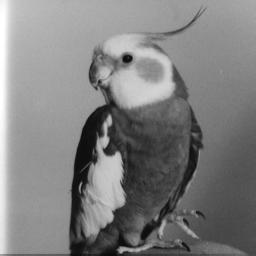
//> input picture bird.jpg, 256 x 256 px
$ ./Code   (built with g++ and OpenCV 4)
//> lines starting //> are read from the running program, lines starting //| are printed output that depends on the picture

#include "opencv2/imgproc.hpp"
#include "opencv2/imgcodecs.hpp"
#include "opencv2/highgui.hpp"
#include <iostream>

using namespace cv;
using namespace std;

int main(int argc, const char** argv)
{
	//read the image data, in the file in the mentioned location, in grayscale and store it in 'inputimage'
	Mat inputimage = imread("E:\\Venkatesh Balaji\\MS Sem2 materials\\DIVPC\\Visual studio codes\\Images\\bird.jpg", 0);
//> inputimage is the input picture: 256 rows x 256 cols, CV_8UC1; min 5, max 255, mean 127.9

	//Window name declaration
	const char* window1 = "Unprocessed";
	const char* window2 = "Sobel Edge Detector";
	const char* window3 = "Laplace Edge Detector";
	const char* window4 = "Canny Edge Detector";

	//Sobel variable declaration
	int scale = 1;
	int delta = 0;
	int ddepth = CV_16S; //to avoid overflow
	Mat D_x, D_y;
	Mat abs_D_x, abs_D_y;
	Mat SobelOP;

	//Laplace variable declaration
	int kernel_size = 3;
	Mat blurred1, outputL, LaplaceOP;

	//Canny variable declaration
	int aperture_size = 3;
	int threshold = 90;
	Mat blurred2, CannyOP;

	//check whether the image is loaded or not
	if (inputimage.empty())
	{
		cout << "Error : Image cannot be loaded..!!";
		system("pause"); //wait for a key press
		return -1;
	}

	//Creating windows with corresponding names
	namedWindow(window1, CV_WINDOW_AUTOSIZE); //create a window with the name "Unprocessed image"
	namedWindow(window2, CV_WINDOW_AUTOSIZE); //create a window with the name "Sobel Edge Detector"
	namedWindow(window3, CV_WINDOW_AUTOSIZE); //create a window with the name "Laplace Edge Detector"
	namedWindow(window4, CV_WINDOW_AUTOSIZE); //create a window with the name "Canny Edge Detector"


	//SOBEL EDGE DETECTION

	Sobel(inputimage, D_x, ddepth, 1, 0, 3, scale, delta, BORDER_DEFAULT);//computing the horizontal derivative
	Sobel(inputimage, D_y, ddepth, 0, 1, 3, scale, delta, BORDER_DEFAULT);//computing the vertical derivative
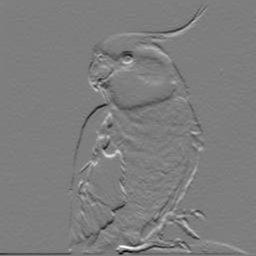
//> D_y: 256 rows x 256 cols, CV_16SC1; min -501, max 507, mean -3.2; drawn with min black and max white

	convertScaleAbs(D_x, abs_D_x); //converting back to CV_8U
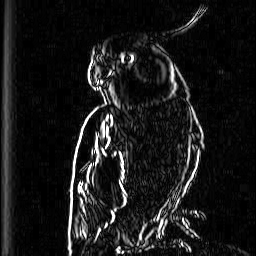
//> abs_D_x: 256 rows x 256 cols, CV_8UC1; min 0, max 255, mean 24.7
	convertScaleAbs(D_y, abs_D_y);
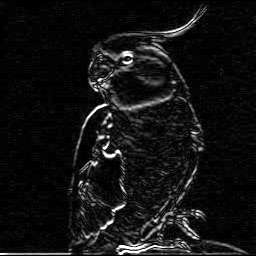
//> abs_D_y: 256 rows x 256 cols, CV_8UC1; min 0, max 255, mean 18.7

	addWeighted(abs_D_x, 0.5, abs_D_y, 0.5, 0, SobelOP); //merging the horizontal and vertical derivatives into a single image
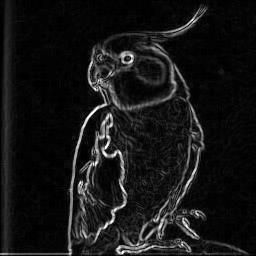
//> SobelOP: 256 rows x 256 cols, CV_8UC1; min 0, max 255, mean 21.7

	//LAPLACIAN EDGE DETECTION
	GaussianBlur(inputimage, blurred1, Size(3, 3), 0, 0, BORDER_DEFAULT); //to remove the noise in the image
	Laplacian(blurred1, outputL, ddepth, kernel_size, scale, delta, BORDER_DEFAULT);
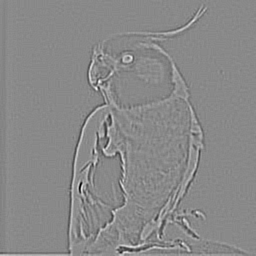
//> outputL: 256 rows x 256 cols, CV_16SC1; min -262, max 224, mean 0.1; drawn with min black and max white
	convertScaleAbs(outputL, LaplaceOP); //convert to a CV_8U image
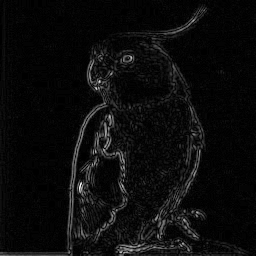
//> LaplaceOP: 256 rows x 256 cols, CV_8UC1; min 0, max 255, mean 11.7

	//CANNY EDGE DETECTION
	blur(inputimage, blurred2, Size(3, 3)); //to remove the noise in the image
	Canny(blurred2, CannyOP, threshold, threshold / 3, aperture_size, true);
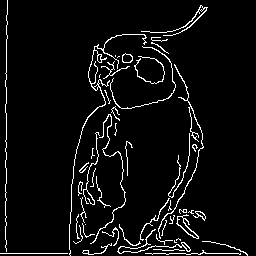
//> CannyOP: 256 rows x 256 cols, CV_8UC1; 5.3% white in thin lines or dots

	//Displaying the edge map in different windows
	imshow(window4, CannyOP);
	imshow(window3, LaplaceOP);
	imshow(window2, SobelOP);
	imshow(window1, inputimage);

	//Storing the edge map with corresponding file name
	imwrite("SobelFinal_output.jpg", SobelOP);
	imwrite("LaplaceFinal_output.jpg", LaplaceOP);
	imwrite("CannyFinal_output.jpg", CannyOP);


	waitKey(0); //wait infinite time for a keypress
	return 0;
//> (the program exits here)
